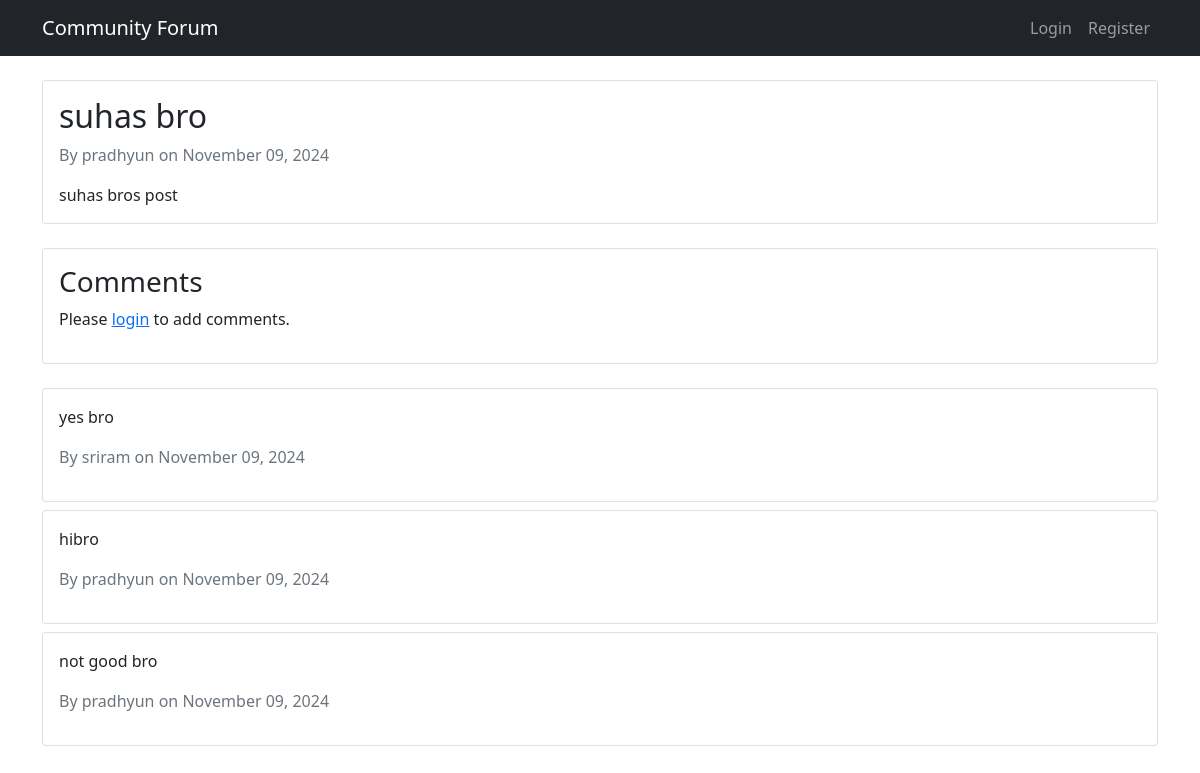
The app's page /post/2/ with its own data.
### forum/models.py (models this page shows, shortened)
class Post(models.Model):
    title = models.CharField(max_length=200)
    content = models.TextField()
    date_posted = models.DateTimeField(default=timezone.now)
    author = models.ForeignKey(User, on_delete=models.CASCADE)

class Comment(models.Model):
    post = models.ForeignKey(Post, on_delete=models.CASCADE, related_name='comments')
    content = models.TextField()
    date_posted = models.DateTimeField(default=timezone.now)
    author = models.ForeignKey(User, on_delete=models.CASCADE)

### forum/views.py (the view)
# urls.py: path('post/<int:pk>/', views.post_detail, name='post-detail'),
def post_detail(request, pk):
    post = get_object_or_404(Post, pk=pk)
    comments = post.comments.all().order_by('-date_posted')
    if request.method == 'POST':
        comment_form = CommentForm(request.POST)
        if comment_form.is_valid() and request.user.is_authenticated:
            comment = comment_form.save(commit=False)
            comment.post = post
            comment.author = request.user
            comment.save()
            messages.success(request, 'Your comment has been added!')
            return redirect('post-detail', pk=pk)
    else:
        comment_form = CommentForm()
    context = {
        'post': post,
        'comments': comments,
        'comment_form': comment_form
    }
    return render(request, 'forum/post_detail.html', context)

### forum/templates/forum/post_detail.html
{% extends "forum/base.html" %}
{% block content %}
    <article class="card mb-4">
        <div class="card-body">
            <h2 class="card-title">{{ post.title }}</h2>
            <p class="text-muted">
                By {{ post.author }} on {{ post.date_posted|date:"F d, Y" }}
            </p>
            <p class="card-text">{{ post.content }}</p>
        </div>
    </article>
    <div class="card mb-4">
        <div class="card-body">
            <h3>Comments</h3>
            {% if user.is_authenticated %}
                <form method="POST">
                    {% csrf_token %}
                    {{ comment_form.as_p }}
                    <button type="submit" class="btn btn-primary">Add Comment</button>
                </form>
            {% else %}
                <p>Please <a href="{% url 'login' %}">login</a> to add comments.</p>
            {% endif %}
        </div>
    </div>
    {% for comment in comments %}
        <div class="card mb-2">
            <div class="card-body">
                <p class="card-text">{{ comment.content }}</p>
                <p class="text-muted">
                    By {{ comment.author }} on {{ comment.date_posted|date:"F d, Y" }}
                </p>
            </div>
        </div>
    {% endfor %}
{% endblock content %}

### forum/templates/forum/base.html (shortened to what this page needs)
<!DOCTYPE html>
<html>
<head>
    <link href="https://cdn.jsdelivr.net/npm/bootstrap@5.1.3/dist/css/bootstrap.min.css" rel="stylesheet">
</head>
<body>
    <nav class="navbar navbar-expand-lg navbar-dark bg-dark">
        <div class="container">
            <a class="navbar-brand" href="{% url 'forum-home' %}">Community Forum</a>
            <div class="navbar-nav">
                {% if user.is_authenticated %}
                    <a class="nav-item nav-link" href="{% url 'post-create' %}">New Post</a>
                    <form class="d-inline" action="{% url 'logout' %}" method="POST">
                        {% csrf_token %}
                        <button type="submit" class="btn nav-item nav-link">Logout</button>
                    </form>
                {% else %}
                    <a class="nav-item nav-link" href="{% url 'login' %}">Login</a>
                    <a class="nav-item nav-link" href="{% url 'register' %}">Register</a>
                {% endif %}
            </div>
        </div>
    </nav>
    <main class="container mt-4">
        {% block content %}{% endblock %}
    </main>
</body>
</html>

### records on screen
Post: title "suhas bro", author "pradhyun", date_posted "November 09, 2024", content "suhas bros post"
Comment: content "yes bro", author "sriram", date_posted "November 09, 2024"
Comment: content "hibro", author "pradhyun", date_posted "November 09, 2024"
Comment: content "not good bro", author "pradhyun", date_posted "November 09, 2024"
